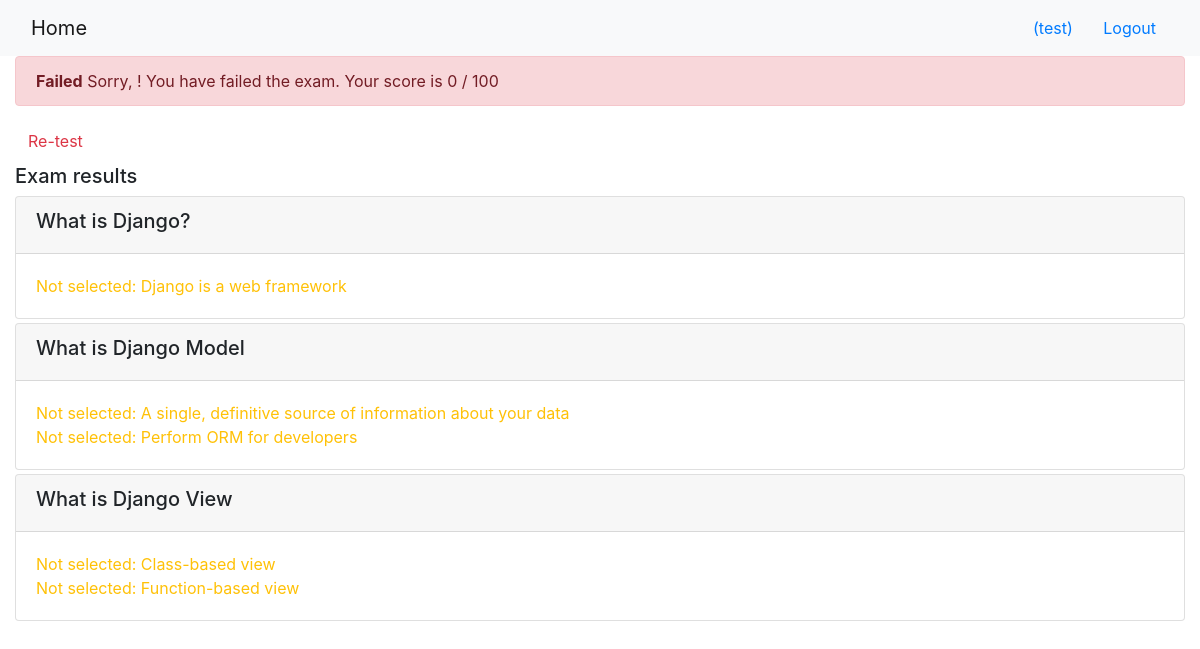
/onlinecourse/course/1/submission/1/result/ (signed in), run on the app's committed database.
### onlinecourse/models.py (models this page shows)
class Question(models.Model):
    lesson = models.ForeignKey(Lesson, on_delete=models.CASCADE)
    question_text = models.TextField(null=False)
    course = models.ManyToManyField(Course)
    grade = models.FloatField()
    def is_get_score(self, selected_ids):
       all_answers = self.choice_set.filter(correct=True).count()
       selected_correct = self.choice_set.filter(correct=True, id__in=selected_ids).count()
       if all_answers == selected_correct:
           return True
       else:
           return False

class Choice(models.Model):
    question = models.ManyToManyField(Question)
    choice_text = models.TextField(null=False)
    correct = models.BooleanField()

### onlinecourse/views.py (the view)
# urls.py: path('course/<int:course_id>/submission/<int:submission_id>/result/', views.show_exam_result, name='show_exam_result'),
def show_exam_result(request, course_id, submission_id):
    course = get_object_or_404(Course, pk=course_id)
    submission = get_object_or_404(Submission, pk=submission_id)
    choices = submission.choices.all()
    choice_ids = submission.choices.values_list('id')
    questions = course.question_set.all()
    score = 0
    for question in questions:
        if question.is_get_score(choice_ids):
            score += 1
    grade = int((score/course.question_set.count()) * 100)
    context = {'course': course, 'submission': submission, 'grade': grade}
    return render(request, 'onlinecourse/exam_result_bootstrap.html', context)

### onlinecourse/templates/onlinecourse/exam_result_bootstrap.html (shortened to what this page needs)
<!DOCTYPE html>
<html lang="en">
<head>
    {% load static %}
    <link rel="stylesheet" href="https://maxcdn.bootstrapcdn.com/bootstrap/4.5.2/css/bootstrap.min.css">
</head>
<body>
 <nav class="navbar navbar-light bg-light">
    <div class="container-fluid">
        <div class="navbar-header">
              <a class="navbar-brand" href="{% url 'onlinecourse:index' %}">Home</a>
        </div>
        <ul class="nav navbar-nav navbar-right">
            {% if user.is_authenticated %}
            <li>
                <a class="btn btn-link" href="#">{{ user.first_name }}({{ user.username }})</a>
                <a class="btn btn-link" href="{% url 'onlinecourse:logout' %}">Logout</a>
            </li>
            {% endif %}
        </ul>
    </div>
</nav>
<div class="container-fluid">
    {% if grade > 80 %}
    <div class="alert alert-success">
       <strong>Congratulations, {{ user.first_name }}!</strong> You have passed the exam and completed the course with score {{ grade }} / 100
    </div>
        {% else %}
        <div class="alert alert-danger">
            <strong>Failed</strong> Sorry, {{ user.first_name }}! You have failed the exam. Your score is {{ grade }} / 100
        </div>
        <a class="btn btn-link text-danger" href="{% url 'onlinecourse:course_details' course.id %}">Re-test</a>
        {% endif %}
        <div class="card-columns-vertical mt-1">
        <h5 class="">Exam results</h5>
            {% for question in course.question_set.all %}
            <div class="card mt-1">
                <div class="card-header"><h5>{{question.question_text}}</h5></div>
                <div class="card-body">
                    {% for choice in question.choice_set.all %}
                        {% if choice.correct %}
                            {% if choice in submission.choices.all %}
                                <div class="text-success">Correct Answer: {{ choice.choice_text }}</div>
                            {% else %}
                                <div class="text-warning">Not selected: {{ choice.choice_text }}</div>
                            {% endif %}
                        {% else %}
                            <div>{{ choice.choice_content }}</div>
                        {% endif %}
                    {% endfor %}
                </div>
            </div>
        {% endfor %}
        </div>
    </div>
</body>
</html>

### data on the page
Question: question_text "What is Django?"
Choice: choice_text "Django is a web framework"
Question: question_text "What is Django Model"
Choice: choice_text "A single, definitive source of information about your data"
Choice: choice_text "Perform ORM for developers"
Question: question_text "What is Django View"
Choice: choice_text "Class-based view"
Choice: choice_text "Function-based view"

### other printed values
{{ user.username }} "test"
{{ grade }} "0"
